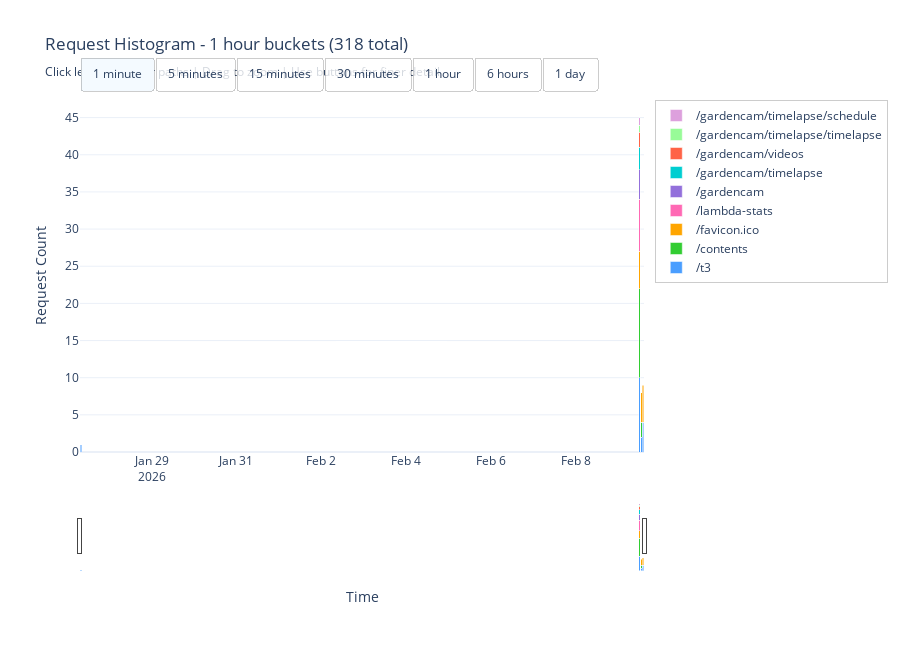

Source (notebook cell):
### Markdown cell above
## 8. Interactive Time Series (Plotly)

### Code cell
# Interactive Time Series - Histogram with selectable bucket sizes
import plotly.graph_objects as go

df_with_paths = df[df['path'] != ''].copy()

if len(df_with_paths) > 0:
    time_min = df_with_paths['timestamp'].min()
    time_max = df_with_paths['timestamp'].max()
    time_range_seconds = (time_max - time_min).total_seconds()
    time_range_days = time_range_seconds / 86400
    
    print(f"Full data range: {time_range_days:.1f} days ({time_min.date()} to {time_max.date()})")
    
    top_paths = df_with_paths['path'].value_counts().head(10).index.tolist()
    colors = ['#4a9eff', '#32cd32', '#ffa500', '#ff69b4', '#9370db',
              '#00ced1', '#ff6347', '#98fb98', '#dda0dd', '#f0e68c']
    
    def create_histogram(freq, label):
        """Create histogram with specific bucket size."""
        traces = []
        for idx, path in enumerate(top_paths):
            path_data = df_with_paths[df_with_paths['path'] == path].set_index('timestamp')
            bucketed = path_data.resample(freq).agg({'request_id': 'count'}).rename(columns={'request_id': 'count'})
            
            traces.append(go.Bar(
                x=bucketed.index,
                y=bucketed['count'],
                name=path,
                marker_color=colors[idx % len(colors)],
                hovertemplate='<b>%{fullData.name}</b><br>' +
                             'Time: %{x}<br>' +
                             'Requests: %{y}<br>' +
                             '<extra></extra>'
            ))
        
        num_buckets = int(time_range_seconds / {
            '1min': 60, '5min': 300, '15min': 900, '30min': 1800,
            '1H': 3600, '6H': 21600, '1D': 86400
        }.get(freq, 3600))
        
        return traces, num_buckets
    
    # Bucket size options (explicit time units)
    bucket_options = [
        ('1min', '1 minute'),
        ('5min', '5 minutes'),
        ('15min', '15 minutes'),
        ('30min', '30 minutes'),
        ('1H', '1 hour'),
        ('6H', '6 hours'),
        ('1D', '1 day')
    ]
    
    # Default: 1 hour
    default_freq = '1H'
    default_label = '1 hour'
    traces, num_buckets = create_histogram(default_freq, default_label)
    
    fig = go.Figure(data=traces)
    
    # Create buttons
    buttons = []
    for freq, label in bucket_options:
        new_traces, new_num = create_histogram(freq, label)
        
        buttons.append(dict(
            label=label,
            method='update',
            args=[{'x': [t.x for t in new_traces],
                   'y': [t.y for t in new_traces]},
                  {'title.text': f'Request Histogram - {label} buckets ({new_num} total)<br>' +
                                f'<sub>Click legend to filter | Drag to zoom | Fine granularity for detail</sub>',
                   'bargap': 0.05 if freq in ['1min', '5min'] else 0.1}]
        ))
    
    fig.update_layout(
        title=f'Request Histogram - {default_label} buckets ({num_buckets} total)<br>' +
              '<sub>Click legend to filter paths | Drag to zoom | Use buttons for finer detail</sub>',
        xaxis_title='Time',
        yaxis_title='Request Count',
        barmode='stack',
        hovermode='x unified',
        height=650,
        bargap=0.1,
        updatemenus=[
            dict(
                type='buttons',
                direction='left',
                buttons=buttons,
                pad={'r': 10, 't': 10},
                showactive=True,
                x=0.0,
                xanchor='left',
                y=1.15,
                yanchor='top',
                bgcolor='rgba(255, 255, 255, 0.8)',
                bordercolor='rgba(0, 0, 0, 0.2)',
                borderwidth=1
            )
        ],
        legend=dict(
            orientation='v',
            yanchor='top',
            y=1,
            xanchor='left',
            x=1.02,
            bgcolor='rgba(255, 255, 255, 0.8)',
            bordercolor='rgba(0, 0, 0, 0.2)',
            borderwidth=1
        ),
        xaxis=dict(
            rangeslider=dict(visible=True),
            type='date'
        ),
        template='plotly_white'
    )
    
    fig.show()
    
    print(f"\n📊 Available bucket sizes:")
    for freq, label in bucket_options:
        _, n = create_histogram(freq, label)
        print(f"  • {label:12} = {n:5,} buckets")
    
    print(f"\n💡 Tip: Use fine buckets (1min, 5min) for zoomed-in detail")
    print(f"   Use coarse buckets (1day) for overview")
else:
    print("No path data available")

### Figure 1 — Plotly figure (JSON) as saved in the notebook; plotly's stock layout.template omitted (floating-point values rounded to 4 significant figures; data arrays with more than 128 entries replaced by an {"elided": "..."} marker saying what was removed)
{"data": [{"hovertemplate": "<b>%{fullData.name}</b><br>Time: %{x}<br>Requests: %{y}<br><extra></extra>", "marker": {"color": "#4a9eff"}, "name": "/t3", "type": "bar", "x": {"elided": "319 str values"}, "y": {"elided": "319 int values"}}, {"hovertemplate": "<b>%{fullData.name}</b><br>Time: %{x}<br>Requests: %{y}<br><extra></extra>", "marker": {"color": "#32cd32"}, "name": "/contents", "type": "bar", "x": ["2026-02-09T12:00:00.000000000", "2026-02-09T13:00:00.000000000"], "y": [12, 2]}, {"hovertemplate": "<b>%{fullData.name}</b><br>Time: %{x}<br>Requests: %{y}<br><extra></extra>", "marker": {"color": "#ffa500"}, "name": "/favicon.ico", "type": "bar", "x": ["2026-02-09T12:00:00.000000000", "2026-02-09T13:00:00.000000000", "2026-02-09T14:00:00.000000000"], "y": [5, 4, 5]}, {"hovertemplate": "<b>%{fullData.name}</b><br>Time: %{x}<br>Requests: %{y}<br><extra></extra>", "marker": {"color": "#ff69b4"}, "name": "/lambda-stats", "type": "bar", "x": ["2026-02-09T12:00:00.000000000"], "y": [7]}, {"hovertemplate": "<b>%{fullData.name}</b><br>Time: %{x}<br>Requests: %{y}<br><extra></extra>", "marker": {"color": "#9370db"}, "name": "/gardencam", "type": "bar", "x": ["2026-02-09T12:00:00.000000000"], "y": [4]}, {"hovertemplate": "<b>%{fullData.name}</b><br>Time: %{x}<br>Requests: %{y}<br><extra></extra>", "marker": {"color": "#00ced1"}, "name": "/gardencam/timelapse", "type": "bar", "x": ["2026-02-09T12:00:00.000000000"], "y": [3]}, {"hovertemplate": "<b>%{fullData.name}</b><br>Time: %{x}<br>Requests: %{y}<br><extra></extra>", "marker": {"color": "#ff6347"}, "name": "/gardencam/videos", "type": "bar", "x": ["2026-02-09T12:00:00.000000000"], "y": [2]}, {"hovertemplate": "<b>%{fullData.name}</b><br>Time: %{x}<br>Requests: %{y}<br><extra></extra>", "marker": {"color": "#98fb98"}, "name": "/gardencam/timelapse/timelapse", "type": "bar", "x": ["2026-02-09T12:00:00.000000000"], "y": [1]}, {"hovertemplate": "<b>%{fullData.name}</b><br>Time: %{x}<br>Requests: %{y}<br><extra></extra>", "marker": {"color": "#dda0dd"}, "name": "/gardencam/timelapse/schedule", "type": "bar", "x": ["2026-02-09T12:00:00.000000000"], "y": [1]}], "layout": {"bargap": 0.1, "barmode": "stack", "height": 650, "hovermode": "x unified", "legend": {"bgcolor": "rgba(255, 255, 255, 0.8)", "bordercolor": "rgba(0, 0, 0, 0.2)", "borderwidth": 1, "orientation": "v", "x": 1.02, "xanchor": "left", "y": 1, "yanchor": "top"}, "title": {"text": "Request Histogram - 1 hour buckets (318 total)<br><sub>Click legend to filter paths | Drag to zoom | Use buttons for finer detail</sub>"}, "updatemenus": [{"bgcolor": "rgba(255, 255, 255, 0.8)", "bordercolor": "rgba(0, 0, 0, 0.2)", "borderwidth": 1, "buttons": [{"args": [{"x": {"elided": "9 rows, 19320 str values in total"}, "y": {"elided": "9 rows, 19320 int values in total"}}, {"bargap": 0.05, "title.text": "Request Histogram - 1 minute buckets (19082 total)<br><sub>Click legend to filter | Drag to zoom | Fine granularity for detail</sub>"}], "label": "1 minute", "method": "update"}, {"args": [{"x": {"elided": "9 rows, 3871 str values in total"}, "y": {"elided": "9 rows, 3871 int values in total"}}, {"bargap": 0.05, "title.text": "Request Histogram - 5 minutes buckets (3816 total)<br><sub>Click legend to filter | Drag to zoom | Fine granularity for detail</sub>"}], "label": "5 minutes", "method": "update"}, {"args": [{"x": {"elided": "9 rows, 1296 str values in total"}, "y": {"elided": "9 rows, 1296 int values in total"}}, {"bargap": 0.1, "title.text": "Request Histogram - 15 minutes buckets (1272 total)<br><sub>Click legend to filter | Drag to zoom | Fine granularity for detail</sub>"}], "label": "15 minutes", "method": "update"}, {"args": [{"x": {"elided": "9 rows, 652 str values in total"}, "y": {"elided": "9 rows, 652 int values in total"}}, {"bargap": 0.1, "title.text": "Request Histogram - 30 minutes buckets (636 total)<br><sub>Click legend to filter | Drag to zoom | Fine granularity for detail</sub>"}], "label": "30 minutes", "method": "update"}, {"args": [{"x": {"elided": "9 rows, 330 str values in total"}, "y": {"elided": "9 rows, 330 int values in total"}}, {"bargap": 0.1, "title.text": "Request Histogram - 1 hour buckets (318 total)<br><sub>Click legend to filter | Drag to zoom | Fine granularity for detail</sub>"}], "label": "1 hour", "method": "update"}, {"args": [{"x": [["2026-01-27T06:00:00.000000000", "2026-01-27T12:00:00.000000000", "2026-01-27T18:00:00.000000000", "2026-01-28T00:00:00.000000000", "2026-01-28T06:00:00.000000000", "2026-01-28T12:00:00.000000000", "2026-01-28T18:00:00.000000000", "2026-01-29T00:00:00.000000000", "2026-01-29T06:00:00.000000000", "2026-01-29T12:00:00.000000000", "2026-01-29T18:00:00.000000000", "2026-01-30T00:00:00.000000000", "2026-01-30T06:00:00.000000000", "2026-01-30T12:00:00.000000000", "2026-01-30T18:00:00.000000000", "2026-01-31T00:00:00.000000000", "2026-01-31T06:00:00.000000000", "2026-01-31T12:00:00.000000000", "2026-01-31T18:00:00.000000000", "2026-02-01T00:00:00.000000000", "2026-02-01T06:00:00.000000000", "2026-02-01T12:00:00.000000000", "2026-02-01T18:00:00.000000000", "2026-02-02T00:00:00.000000000", "2026-02-02T06:00:00.000000000", "2026-02-02T12:00:00.000000000", "2026-02-02T18:00:00.000000000", "2026-02-03T00:00:00.000000000", "2026-02-03T06:00:00.000000000", "2026-02-03T12:00:00.000000000", "2026-02-03T18:00:00.000000000", "2026-02-04T00:00:00.000000000", "2026-02-04T06:00:00.000000000", "2026-02-04T12:00:00.000000000", "2026-02-04T18:00:00.000000000", "2026-02-05T00:00:00.000000000", "2026-02-05T06:00:00.000000000", "2026-02-05T12:00:00.000000000", "2026-02-05T18:00:00.000000000", "2026-02-06T00:00:00.000000000", "2026-02-06T06:00:00.000000000", "2026-02-06T12:00:00.000000000", "2026-02-06T18:00:00.000000000", "2026-02-07T00:00:00.000000000", "2026-02-07T06:00:00.000000000", "2026-02-07T12:00:00.000000000", "2026-02-07T18:00:00.000000000", "2026-02-08T00:00:00.000000000", "2026-02-08T06:00:00.000000000", "2026-02-08T12:00:00.000000000", "2026-02-08T18:00:00.000000000", "2026-02-09T00:00:00.000000000", "2026-02-09T06:00:00.000000000", "2026-02-09T12:00:00.000000000"], ["2026-02-09T12:00:00.000000000"], ["2026-02-09T12:00:00.000000000"], ["2026-02-09T12:00:00.000000000"], ["2026-02-09T12:00:00.000000000"], ["2026-02-09T12:00:00.000000000"], ["2026-02-09T12:00:00.000000000"], ["2026-02-09T12:00:00.000000000"], ["2026-02-09T12:00:00.000000000"]], "y": [[1, 0, 0, 0, 0, 0, 0, 0, 0, 0, 0, 0, 0, 0, 0, 0, 0, 0, 0, 0, 0, 0, 0, 0, 0, 0, 0, 0, 0, 0, 0, 0, 0, 0, 0, 0, 0, 0, 0, 0, 0, 0, 0, 0, 0, 0, 0, 0, 0, 0, 0, 0, 0, 16], [14], [14], [7], [4], [3], [2], [1], [1]]}, {"bargap": 0.1, "title.text": "Request Histogram - 6 hours buckets (53 total)<br><sub>Click legend to filter | Drag to zoom | Fine granularity for detail</sub>"}], "label": "6 hours", "method": "update"}, {"args": [{"x": [["2026-01-27T00:00:00.000000000", "2026-01-28T00:00:00.000000000", "2026-01-29T00:00:00.000000000", "2026-01-30T00:00:00.000000000", "2026-01-31T00:00:00.000000000", "2026-02-01T00:00:00.000000000", "2026-02-02T00:00:00.000000000", "2026-02-03T00:00:00.000000000", "2026-02-04T00:00:00.000000000", "2026-02-05T00:00:00.000000000", "2026-02-06T00:00:00.000000000", "2026-02-07T00:00:00.000000000", "2026-02-08T00:00:00.000000000", "2026-02-09T00:00:00.000000000"], ["2026-02-09T00:00:00.000000000"], ["2026-02-09T00:00:00.000000000"], ["2026-02-09T00:00:00.000000000"], ["2026-02-09T00:00:00.000000000"], ["2026-02-09T00:00:00.000000000"], ["2026-02-09T00:00:00.000000000"], ["2026-02-09T00:00:00.000000000"], ["2026-02-09T00:00:00.000000000"]], "y": [[1, 0, 0, 0, 0, 0, 0, 0, 0, 0, 0, 0, 0, 16], [14], [14], [7], [4], [3], [2], [1], [1]]}, {"bargap": 0.1, "title.text": "Request Histogram - 1 day buckets (13 total)<br><sub>Click legend to filter | Drag to zoom | Fine granularity for detail</sub>"}], "label": "1 day", "method": "update"}], "direction": "left", "pad": {"r": 10, "t": 10}, "showactive": true, "type": "buttons", "x": 0.0, "xanchor": "left", "y": 1.15, "yanchor": "top"}], "xaxis": {"rangeslider": {"visible": true}, "title": {"text": "Time"}, "type": "date"}, "yaxis": {"title": {"text": "Request Count"}}}}
